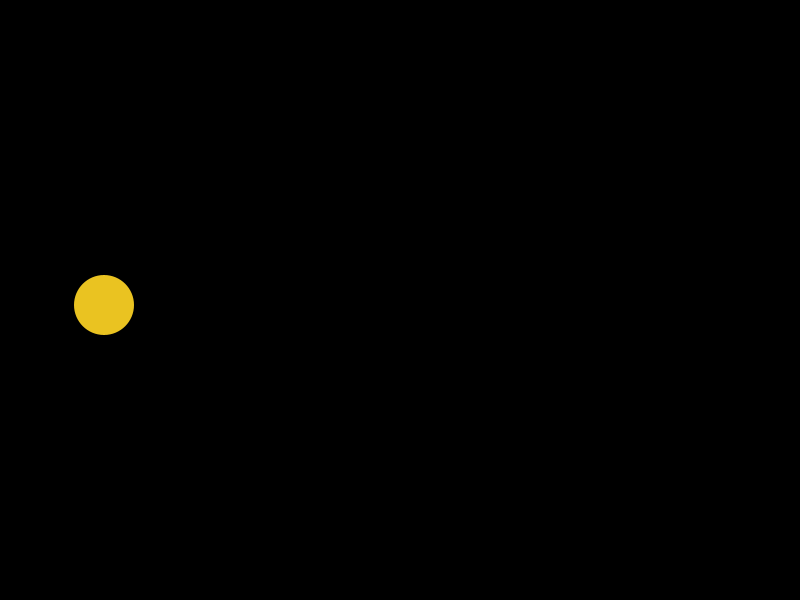
Frame 1 (no input)
Frame 60 (the mouse pressed at the canvas centre just before this capture): blank canvas, image omitted
Frame 120 (the mouse held since frame 60 and released just before this capture): blank canvas, image omitted

The Processing sketch that drew this single still picture (run headless with seeded random() and noise(); from frame 60 on, the mouse is pressed at the canvas centre):

// Processing sketch: Flappy_Bird
// ── Flappy_Bird.pde
ArrayList <Cuadrado> tubos;

Pelota bird;
float ultimoPar = 0;
PVector G = new PVector(0, 2);

void setup() {
  size(800, 600);
  tubos = new ArrayList <Cuadrado>();
  bird = new Pelota(100, height/2);
}

void draw() {
  background(0);
  agregarTubos();
  bird.agregarFuerza();
  bird.mover();
  borrarTubos();

  for (Cuadrado t : tubos) {
    t.mover();
    t.mostrar();
  }

  bird.mostrar();
}

void borrarTubos() {
  for (int i=tubos.size()-1; i>=0; i--) {
    Cuadrado aux = tubos.get(i);
    if (aux.pos.x < 0) {
      tubos.remove(i);
    }
  }
}

void agregarTubos() {
  float tActual = millis();
  float dt = tActual - ultimoPar;
  if (dt>5000) {
    tubos.add(new Cuadrado(10, 10));
    tubos.add(new Cuadrado(20, 20));
    ultimoPar = tActual;
  }
}

// ── cuadrado.pde
class Cuadrado {
  PVector pos;
  int tamAlto = 120;
  int tamAncho = 30;

  color c = color(#205F2B);

  Cuadrado(float x, float y) {
    pos = new PVector(x, y);
  }

  void mover() {
  
  }

  void mostrar() {
    fill(c);
    rect(pos.x, pos.y, tamAncho, tamAlto);
  }
}

// ── key.pde
boolean is_w= false;

void keyPressed() {
  if (key=='w'|| key =='W') is_w = true;
}

void keyReleased() {
  if (key=='w'|| key =='W') is_w = false;
}

// ── pelota.pde
class Pelota {
  PVector pos;
  PVector vel;

  float r = 30;
  color c = color(#EAC321);

  Pelota(float x, float y) {
    pos = new PVector(x, y);
    vel = new PVector(4, 3);
    PVector G = new PVector(0,2);
  }
  
  void mover(){
  pos.add(vel);
  }
  
  void agregarFuerza(){
  vel.add(G);
  }

  void mostrar() {
    fill(c);
    noStroke();
    ellipse(pos.x, pos.y, r * 2, r * 2);
  }

  boolean ChocaConRect(PVector rpos, float rw, float rh) {

    float cercaX = constrain(pos.x, rpos.x, rpos.x + rw);
    float cercaY = constrain(pos.y, rpos.y, rpos.y + rh);

    PVector puntoCercano = new PVector(cercaX, cercaY);

    return ChocaCon(puntoCercano);
  }

  boolean ChocaCon(PVector otro) {

    float distancia = dist(
      pos.x,
      pos.y,
      otro.x,
      otro.y
    );

    return distancia < r;
  }
}
